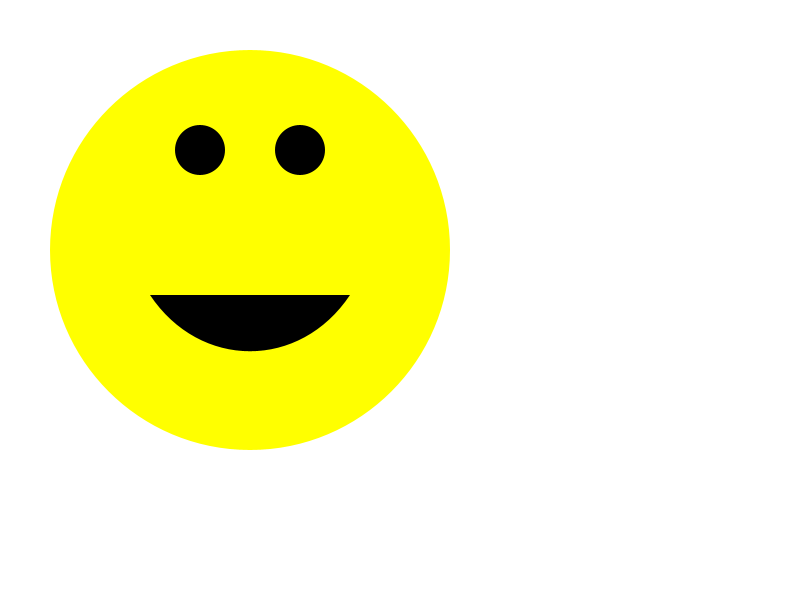
Frame 1 (no input)
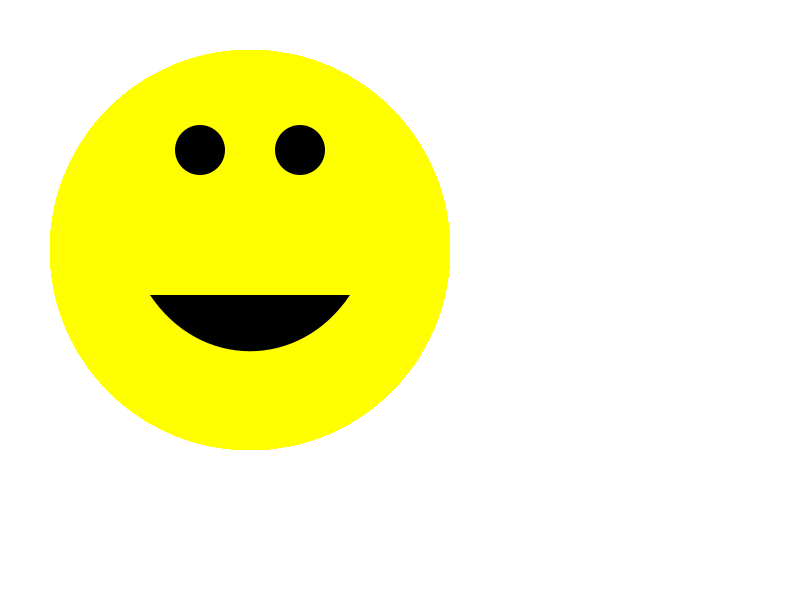
Frame 60 (the mouse pressed at the canvas centre just before this capture)
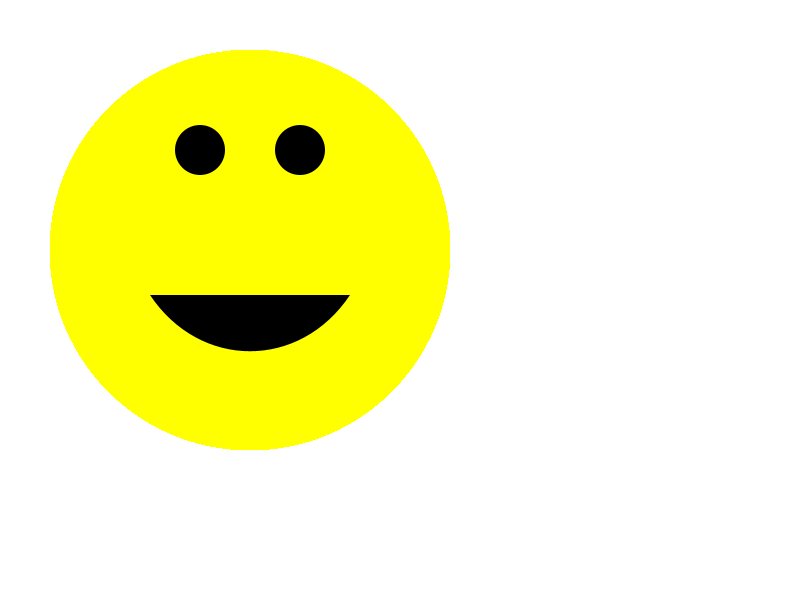
Frame 120 (the mouse held since frame 60 and released just before this capture)

The Processing sketch that drew these frames (run headless with seeded random() and noise(); from frame 60 on, the mouse is pressed at the canvas centre):

// Processing sketch: processing_169189
// ── processing_169189.pde

void setup(){
         size(800, 600);
         smooth();
         background(255, 255, 255);
         noStroke();
}
void draw(){
         fill(255, 255, 0);
         ellipse(250, 250, 400, 400);
         fill(0, 0, 0);
         ellipse(200, 150, 50, 50);
         fill(0, 0, 0);
         ellipse(300, 150, 50, 50);
         bezier(150, 295, 200, 370, 300, 370, 350, 295);
}
